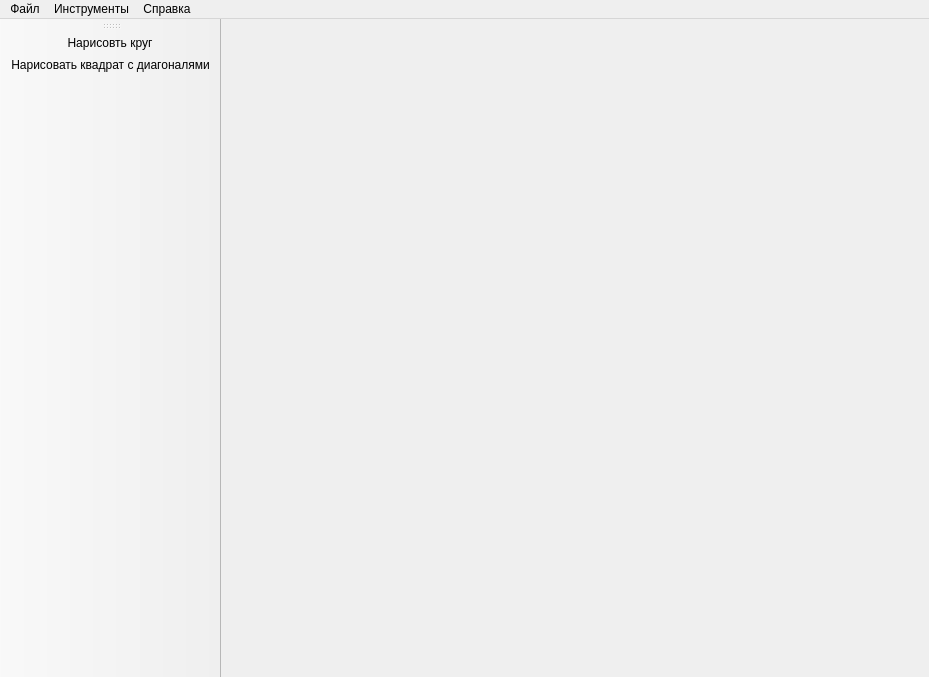
<?xml version="1.0" encoding="UTF-8"?>
<ui version="4.0">
 <class>MainWindow</class>
 <widget class="QMainWindow" name="MainWindow">
  <property name="enabled">
   <bool>true</bool>
  </property>
  <property name="geometry">
   <rect>
    <x>0</x>
    <y>0</y>
    <width>929</width>
    <height>677</height>
   </rect>
  </property>
  <property name="windowTitle">
   <string>Coursework</string>
  </property>
  <widget class="QWidget" name="centralwidget">
   <widget class="QLabel" name="canvas">
    <property name="geometry">
     <rect>
      <x>0</x>
      <y>0</y>
      <width>691</width>
      <height>411</height>
     </rect>
    </property>
    <property name="text">
     <string/>
    </property>
    <property name="scaledContents">
     <bool>true</bool>
    </property>
   </widget>
  </widget>
  <widget class="QMenuBar" name="menubar">
   <property name="geometry">
    <rect>
     <x>0</x>
     <y>0</y>
     <width>929</width>
     <height>22</height>
    </rect>
   </property>
   <widget class="QMenu" name="menu">
    <property name="title">
     <string>Файл</string>
    </property>
    <addaction name="act_open_file"/>
    <addaction name="save_In_same_file"/>
    <addaction name="save_in_new_file"/>
   </widget>
   <widget class="QMenu" name="menu_2">
    <property name="title">
     <string>Инструменты</string>
    </property>
    <addaction name="rgba_filter"/>
    <addaction name="cutIntoPieces"/>
    <addaction name="merge_img"/>
    <addaction name="change_bright"/>
    <addaction name="merge_horiz"/>
   </widget>
   <widget class="QMenu" name="menu_3">
    <property name="title">
     <string>Справка</string>
    </property>
    <addaction name="Info_about_program"/>
    <addaction name="info_img"/>
   </widget>
   <addaction name="menu"/>
   <addaction name="menu_2"/>
   <addaction name="menu_3"/>
  </widget>
  <widget class="QToolBar" name="toolBar">
   <property name="windowTitle">
    <string>toolBar</string>
   </property>
   <attribute name="toolBarArea">
    <enum>LeftToolBarArea</enum>
   </attribute>
   <attribute name="toolBarBreak">
    <bool>false</bool>
   </attribute>
   <addaction name="draw_circle"/>
   <addaction name="draw_square"/>
  </widget>
  <action name="save_In_same_file">
   <property name="text">
    <string>Сохранить </string>
   </property>
  </action>
  <action name="draw_circle">
   <property name="icon">
    <iconset resource="resourse.qrc">
     <normaloff>:/res/Image/icon_circle.png</normaloff>:/res/Image/icon_circle.png</iconset>
   </property>
   <property name="text">
    <string>Нарисовть круг</string>
   </property>
  </action>
  <action name="save_in_new_file">
   <property name="text">
    <string>Сохранить в новый файл</string>
   </property>
  </action>
  <action name="rgba_filter">
   <property name="text">
    <string>RGBA-фильтр</string>
   </property>
  </action>
  <action name="act_open_file">
   <property name="text">
    <string>Открыть файл</string>
   </property>
  </action>
  <action name="cutIntoPieces">
   <property name="text">
    <string>Разрезать на N*M частей</string>
   </property>
  </action>
  <action name="draw_square">
   <property name="icon">
    <iconset resource="resourse.qrc">
     <normaloff>:/res/Image/icon_square.png</normaloff>:/res/Image/icon_square.png</iconset>
   </property>
   <property name="text">
    <string>Нарисовать квадрат с диагоналями</string>
   </property>
   <property name="toolTip">
    <string>Нарисовать прямоугольник с диагоналями</string>
   </property>
  </action>
  <action name="Info_about_program">
   <property name="text">
    <string>О программе</string>
   </property>
  </action>
  <action name="info_img">
   <property name="text">
    <string>Свойства текущего изображения</string>
   </property>
  </action>
  <action name="merge_img">
   <property name="text">
    <string>Слить изображения</string>
   </property>
  </action>
  <action name="change_bright">
   <property name="text">
    <string>Яркость</string>
   </property>
  </action>
  <action name="merge_horiz">
   <property name="text">
    <string>Слить изображение по гориз.</string>
   </property>
  </action>
 </widget>
 <resources>
  <include location="resourse.qrc"/>
 </resources>
 <connections/>
</ui>
